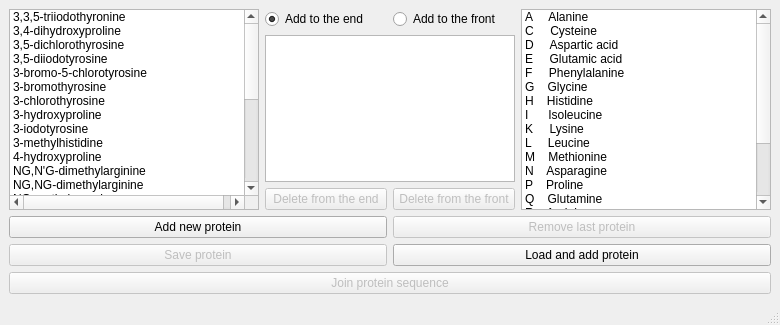
<?xml version="1.0" encoding="UTF-8"?>
<ui version="4.0">
 <class>MainWindow</class>
 <widget class="QMainWindow" name="MainWindow">
  <property name="windowModality">
   <enum>Qt::ApplicationModal</enum>
  </property>
  <property name="geometry">
   <rect>
    <x>0</x>
    <y>0</y>
    <width>780</width>
    <height>325</height>
   </rect>
  </property>
  <property name="sizePolicy">
   <sizepolicy hsizetype="Preferred" vsizetype="Preferred">
    <horstretch>0</horstretch>
    <verstretch>0</verstretch>
   </sizepolicy>
  </property>
  <property name="minimumSize">
   <size>
    <width>780</width>
    <height>325</height>
   </size>
  </property>
  <property name="windowTitle">
   <string>MainWindow</string>
  </property>
  <property name="windowOpacity">
   <double>0.999990000000000</double>
  </property>
  <widget class="QWidget" name="centralwidget">
   <layout class="QGridLayout" name="gridLayout_2">
    <item row="1" column="0">
     <layout class="QHBoxLayout" name="horizontalLayout_4">
      <item>
       <widget class="QListWidget" name="chooseNonStandardAcid">
        <item>
         <property name="text">
          <string>3,3,5-triiodothyronine</string>
         </property>
        </item>
        <item>
         <property name="text">
          <string>3,4-dihydroxyproline</string>
         </property>
        </item>
        <item>
         <property name="text">
          <string>3,5-dichlorothyrosine</string>
         </property>
        </item>
        <item>
         <property name="text">
          <string>3,5-diiodotyrosine</string>
         </property>
        </item>
        <item>
         <property name="text">
          <string>3-bromo-5-chlorotyrosine</string>
         </property>
        </item>
        <item>
         <property name="text">
          <string>3-bromothyrosine</string>
         </property>
        </item>
        <item>
         <property name="text">
          <string>3-chlorothyrosine</string>
         </property>
        </item>
        <item>
         <property name="text">
          <string>3-hydroxyproline</string>
         </property>
        </item>
        <item>
         <property name="text">
          <string>3-iodotyrosine</string>
         </property>
        </item>
        <item>
         <property name="text">
          <string>3-methylhistidine</string>
         </property>
        </item>
        <item>
         <property name="text">
          <string>4-hydroxyproline</string>
         </property>
        </item>
        <item>
         <property name="text">
          <string>NG,N'G-dimethylarginine</string>
         </property>
        </item>
        <item>
         <property name="text">
          <string>NG,NG-dimethylarginine</string>
         </property>
        </item>
        <item>
         <property name="text">
          <string>NG-methylargynine</string>
         </property>
        </item>
        <item>
         <property name="text">
          <string>citrulline</string>
         </property>
        </item>
        <item>
         <property name="text">
          <string>delta-hydroxylizine</string>
         </property>
        </item>
        <item>
         <property name="text">
          <string>desmosine</string>
         </property>
        </item>
        <item>
         <property name="text">
          <string>dithyrosine</string>
         </property>
        </item>
        <item>
         <property name="text">
          <string>epsilon-(N,N)-dimethyllysine</string>
         </property>
        </item>
        <item>
         <property name="text">
          <string>epsilon-(N,N,N)-trimethyl-delta-hydroxylisine</string>
         </property>
        </item>
        <item>
         <property name="text">
          <string>epsilon-(N,N,N)-trimethyllysine</string>
         </property>
        </item>
        <item>
         <property name="text">
          <string>epsilon-N-methyllysine</string>
         </property>
        </item>
        <item>
         <property name="text">
          <string>gamma-carboxyglutamic</string>
         </property>
        </item>
        <item>
         <property name="text">
          <string>gipuzine</string>
         </property>
        </item>
        <item>
         <property name="text">
          <string>isodesmosin</string>
         </property>
        </item>
        <item>
         <property name="text">
          <string>lisinoroleucine</string>
         </property>
        </item>
        <item>
         <property name="text">
          <string>thyroxine</string>
         </property>
        </item>
       </widget>
      </item>
      <item>
       <layout class="QVBoxLayout" name="verticalLayout_3">
        <item>
         <layout class="QHBoxLayout" name="horizontalLayout_2">
          <item>
           <widget class="QRadioButton" name="radioAddToTheEnd">
            <property name="text">
             <string>Add to the end</string>
            </property>
            <property name="checked">
             <bool>true</bool>
            </property>
           </widget>
          </item>
          <item>
           <widget class="QRadioButton" name="radioAddToTheFront">
            <property name="text">
             <string>Add to the front</string>
            </property>
            <property name="checked">
             <bool>false</bool>
            </property>
           </widget>
          </item>
         </layout>
        </item>
        <item>
         <widget class="QTextBrowser" name="textBrowser"/>
        </item>
        <item>
         <layout class="QHBoxLayout" name="horizontalLayout_3">
          <item>
           <widget class="QPushButton" name="buttonDeleteEnd">
            <property name="enabled">
             <bool>false</bool>
            </property>
            <property name="text">
             <string>Delete from the end</string>
            </property>
           </widget>
          </item>
          <item>
           <widget class="QPushButton" name="buttonDeleteFront">
            <property name="enabled">
             <bool>false</bool>
            </property>
            <property name="text">
             <string>Delete from the front</string>
            </property>
           </widget>
          </item>
         </layout>
        </item>
       </layout>
      </item>
      <item>
       <widget class="QListWidget" name="chooseAminoAcid">
        <item>
         <property name="text">
          <string>A     Alanine</string>
         </property>
        </item>
        <item>
         <property name="text">
          <string>C     Cysteine</string>
         </property>
        </item>
        <item>
         <property name="text">
          <string>D     Aspartic acid</string>
         </property>
        </item>
        <item>
         <property name="text">
          <string>E     Glutamic acid</string>
         </property>
        </item>
        <item>
         <property name="text">
          <string>F     Phenylalanine</string>
         </property>
        </item>
        <item>
         <property name="text">
          <string>G    Glycine</string>
         </property>
        </item>
        <item>
         <property name="text">
          <string>H    Histidine</string>
         </property>
        </item>
        <item>
         <property name="text">
          <string>I      Isoleucine</string>
         </property>
        </item>
        <item>
         <property name="text">
          <string>K     Lysine</string>
         </property>
        </item>
        <item>
         <property name="text">
          <string>L     Leucine</string>
         </property>
        </item>
        <item>
         <property name="text">
          <string>M    Methionine</string>
         </property>
        </item>
        <item>
         <property name="text">
          <string>N    Asparagine</string>
         </property>
        </item>
        <item>
         <property name="text">
          <string>P    Proline</string>
         </property>
        </item>
        <item>
         <property name="text">
          <string>Q    Glutamine</string>
         </property>
        </item>
        <item>
         <property name="text">
          <string>R    Arginine</string>
         </property>
        </item>
        <item>
         <property name="text">
          <string>S    Serine</string>
         </property>
        </item>
        <item>
         <property name="text">
          <string>T    Threonine</string>
         </property>
        </item>
        <item>
         <property name="text">
          <string>V    Valine</string>
         </property>
        </item>
        <item>
         <property name="text">
          <string>W   Tryptophan</string>
         </property>
        </item>
        <item>
         <property name="text">
          <string>Y    Tyrosine</string>
         </property>
        </item>
       </widget>
      </item>
     </layout>
    </item>
    <item row="2" column="0">
     <layout class="QHBoxLayout" name="horizontalLayout_9">
      <property name="sizeConstraint">
       <enum>QLayout::SetNoConstraint</enum>
      </property>
      <item>
       <layout class="QVBoxLayout" name="verticalLayout_4">
        <property name="sizeConstraint">
         <enum>QLayout::SetMaximumSize</enum>
        </property>
        <item>
         <layout class="QHBoxLayout" name="horizontalLayout">
          <property name="sizeConstraint">
           <enum>QLayout::SetMaximumSize</enum>
          </property>
          <item>
           <widget class="QPushButton" name="addProtein">
            <property name="sizePolicy">
             <sizepolicy hsizetype="Expanding" vsizetype="Fixed">
              <horstretch>0</horstretch>
              <verstretch>0</verstretch>
             </sizepolicy>
            </property>
            <property name="text">
             <string>Add new protein</string>
            </property>
           </widget>
          </item>
          <item>
           <widget class="QPushButton" name="rmProtein">
            <property name="enabled">
             <bool>false</bool>
            </property>
            <property name="sizePolicy">
             <sizepolicy hsizetype="Expanding" vsizetype="Fixed">
              <horstretch>0</horstretch>
              <verstretch>0</verstretch>
             </sizepolicy>
            </property>
            <property name="text">
             <string>Remove last protein</string>
            </property>
           </widget>
          </item>
         </layout>
        </item>
        <item>
         <layout class="QHBoxLayout" name="horizontalLayout_7">
          <property name="sizeConstraint">
           <enum>QLayout::SetMaximumSize</enum>
          </property>
          <item>
           <widget class="QPushButton" name="SaveProtein">
            <property name="enabled">
             <bool>false</bool>
            </property>
            <property name="sizePolicy">
             <sizepolicy hsizetype="Preferred" vsizetype="Fixed">
              <horstretch>0</horstretch>
              <verstretch>0</verstretch>
             </sizepolicy>
            </property>
            <property name="text">
             <string>Save protein</string>
            </property>
           </widget>
          </item>
          <item>
           <widget class="QPushButton" name="LoadProtein">
            <property name="sizePolicy">
             <sizepolicy hsizetype="Preferred" vsizetype="Fixed">
              <horstretch>0</horstretch>
              <verstretch>0</verstretch>
             </sizepolicy>
            </property>
            <property name="text">
             <string>Load and add protein</string>
            </property>
           </widget>
          </item>
         </layout>
        </item>
        <item>
         <widget class="QPushButton" name="sumSequence">
          <property name="enabled">
           <bool>false</bool>
          </property>
          <property name="sizePolicy">
           <sizepolicy hsizetype="Expanding" vsizetype="Fixed">
            <horstretch>0</horstretch>
            <verstretch>0</verstretch>
           </sizepolicy>
          </property>
          <property name="cursor">
           <cursorShape>ArrowCursor</cursorShape>
          </property>
          <property name="text">
           <string>Join protein sequence</string>
          </property>
          <property name="checkable">
           <bool>false</bool>
          </property>
         </widget>
        </item>
       </layout>
      </item>
     </layout>
    </item>
   </layout>
  </widget>
  <widget class="QMenuBar" name="menubar">
   <property name="geometry">
    <rect>
     <x>0</x>
     <y>0</y>
     <width>780</width>
     <height>17</height>
    </rect>
   </property>
  </widget>
  <widget class="QStatusBar" name="statusbar"/>
 </widget>
 <resources/>
 <connections/>
</ui>
